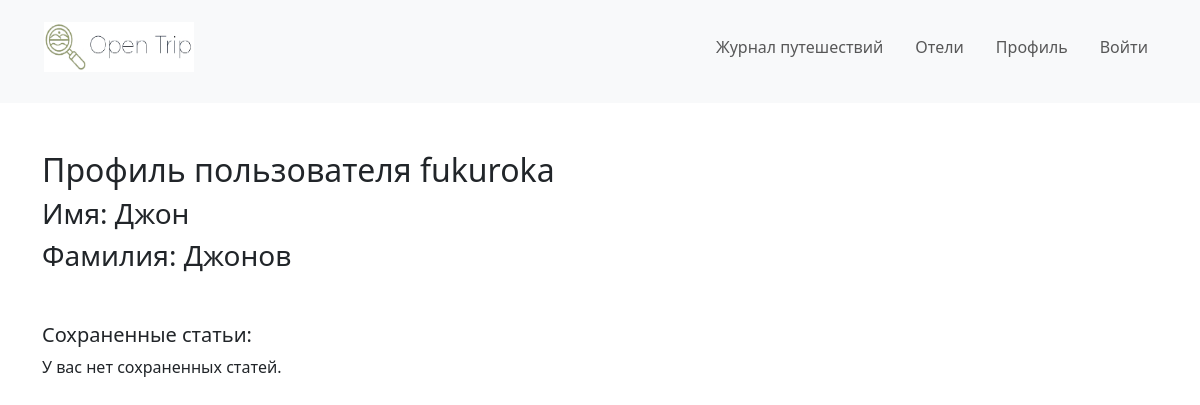
The page /users/profile/ (signed in) on the database as committed earlier.
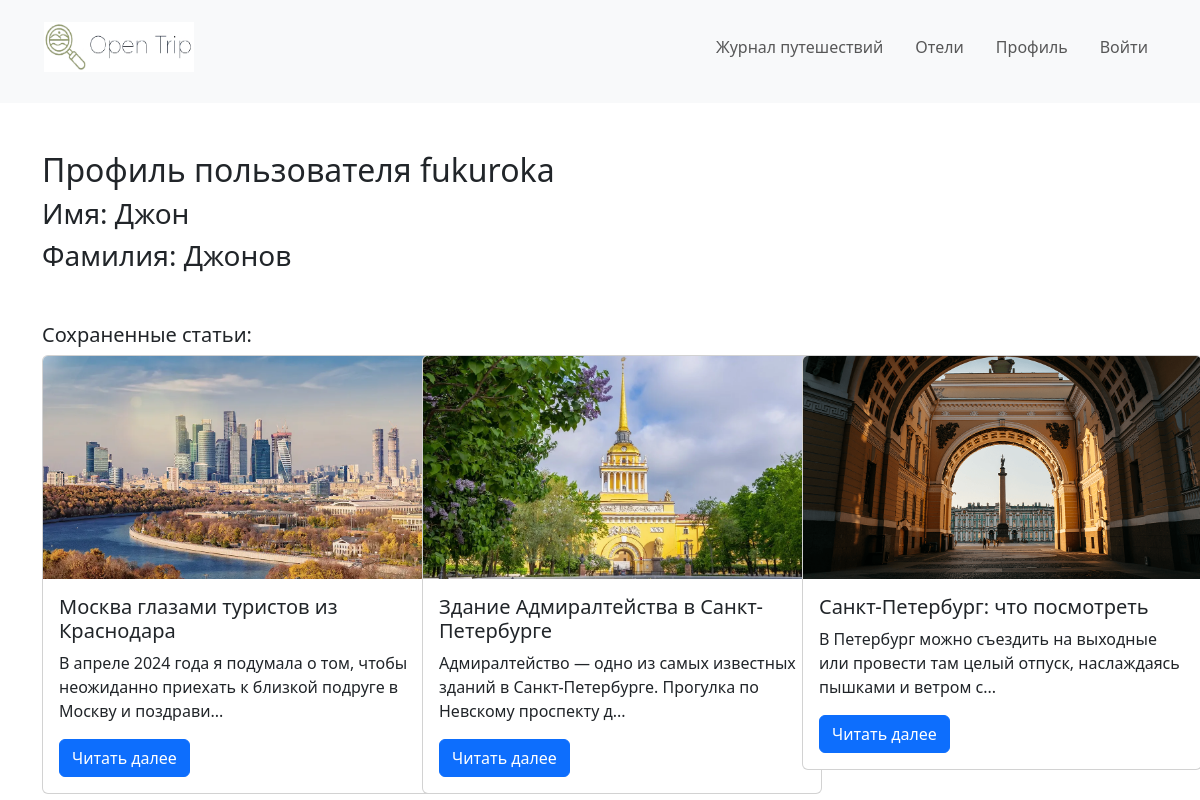
The same page on the database as committed later.
### travel_journals/models.py (models this page shows, shortened)
class SavedArticle(models.Model):
    user = models.ForeignKey(settings.AUTH_USER_MODEL, on_delete=models.CASCADE, verbose_name="Пользователь", related_name="saved_articles")
    article = models.ForeignKey(Article, on_delete=models.CASCADE, verbose_name="Статья", related_name="saved_by_users")
    saved_at = models.DateTimeField(auto_now_add=True, verbose_name="Дата сохранения")
    class Meta:
        verbose_name = "Сохраненная статья"
        verbose_name_plural = "Сохраненные статьи"
        unique_together = ("user", "article")

class Article(models.Model):
    user = models.ForeignKey(settings.AUTH_USER_MODEL, on_delete=models.CASCADE, related_name='articles', verbose_name='Автор')
    title = models.CharField(max_length=200, verbose_name='Заголовок')
    content = models.TextField(verbose_name='Текст статьи')
    created_at = models.DateTimeField(auto_now_add=True, verbose_name='Дата создания')
    is_public = models.BooleanField(default=True, verbose_name='Публичный')
    category = models.ForeignKey(Category, on_delete=models.SET_NULL, null=True, blank=True, related_name='articles', verbose_name='Категория')
    tags = models.ManyToManyField(Tag, related_name='articles', blank=True, verbose_name='Теги')
    users_like = models.ManyToManyField(settings.AUTH_USER_MODEL, related_name='liked_articles', blank=True, verbose_name='Лайки')
    saved_by = models.ManyToManyField(settings.AUTH_USER_MODEL, blank=True, through="SavedArticle", verbose_name='Сохранено пользователями')
    class Meta:
        verbose_name = 'Статья'
        verbose_name_plural = 'Статьи'
        ordering = ['-created_at']

class ArticleImage(models.Model):
    article = models.ForeignKey(Article, on_delete=models.CASCADE, related_name='article_images', verbose_name='Статья')
    image = models.ImageField(upload_to='article_images/', verbose_name='Изображение')
    class Meta:
        verbose_name = 'Изображение статьи'
        verbose_name_plural = 'Изображения статьи'

### users/views.py (the view, shortened to what this page needs)
# urls.py: path('profile/', ProfileView.as_view(), name='profile'),
class ProfileView(LoginRequiredMixin, DetailView):
    model = User
    template_name = 'users/profile.html'
    context_object_name = 'user'
    def get_object(self, queryset=None):
        return self.request.user
    def get_context_data(self, **kwargs):
        context = super().get_context_data(**kwargs)
        user = self.request.user
        if hasattr(user, 'customer_profile'):
            profile = user.customer_profile
            context.update({
                'is_customer': True,
                'name': profile.name,
                'surname': profile.surname,
                'profile': profile,
                'saved_articles': user.saved_articles.all(),
            })
        return context

### users/templates/users/profile.html (shortened to what this page needs)
{% extends "base.html" %}
{% block body %}
<div class="container mt-5">
    <h2>Профиль пользователя {{ user.username }}</h2>
    {% if is_customer %}
        <div style="margin-bottom:50px;">
            <h3>Имя: {{ name }}</h3>
            <h3>Фамилия: {{ surname }}</h3>
        </div>
        <div>
            <h5>Сохраненные статьи:</h5>
            <div class="row">
                {% for saved_article in saved_articles %}
                    <div class="col-md-4">
                        <div class="card" style="width: 400px;">
                            <img src="{{ saved_article.article.article_images.first.image.url }}" class="card-img-top" alt="{{ saved_article.article.title }}">
                            <div class="card-body">
                                <h5 class="card-title">{{ saved_article.article.title }}</h5>
                                <p class="card-text">{{ saved_article.article.content|slice:":100" }}...</p>
                                <a href="{% url 'travel_journals_app:article_detail' saved_article.article.id %}" class="btn btn-primary">Читать далее</a>
                            </div>
                        </div>
                    </div>
                {% empty %}
                    <p>У вас нет сохраненных статей.</p>
                {% endfor %}
            </div>
        </div>
        </div>
    {% endif %}
{% endblock %}

Rows that differ between the two databases and show on the page:
added SavedArticle: article.article_images.first.image (picture), article "Москва глазами туристов из Краснодара", article.content "В апреле 2024 года я подумала о том, чтобы неожиданно приехать к близкой подруге в Москву и поздрави"
added SavedArticle: article.article_images.first.image (picture), article "Здание Адмиралтейства в Санкт-Петербурге", article.content "Адмиралтейство — одно из самых известных зданий в Санкт-Петербурге. Прогулка по Невскому проспекту д"
added SavedArticle: article.article_images.first.image (picture), article "Санкт-Петербург: что посмотреть", article.content "В Петербург можно съездить на выходные или провести там целый отпуск, наслаждаясь пышками и ветром с"
Other text that changed with them:
text no longer shown: "У вас нет сохраненных статей."
